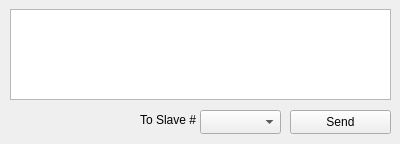
<?xml version="1.0" encoding="UTF-8"?>
<ui version="4.0">
 <class>PayloadDebugger</class>
 <widget class="QWidget" name="PayloadDebugger">
  <property name="geometry">
   <rect>
    <x>0</x>
    <y>0</y>
    <width>400</width>
    <height>144</height>
   </rect>
  </property>
  <property name="sizePolicy">
   <sizepolicy hsizetype="Fixed" vsizetype="Fixed">
    <horstretch>0</horstretch>
    <verstretch>0</verstretch>
   </sizepolicy>
  </property>
  <property name="minimumSize">
   <size>
    <width>400</width>
    <height>144</height>
   </size>
  </property>
  <property name="maximumSize">
   <size>
    <width>400</width>
    <height>144</height>
   </size>
  </property>
  <property name="windowTitle">
   <string>PayloadDebugger</string>
  </property>
  <widget class="QPlainTextEdit" name="payloadEdit">
   <property name="geometry">
    <rect>
     <x>10</x>
     <y>9</y>
     <width>381</width>
     <height>91</height>
    </rect>
   </property>
  </widget>
  <widget class="QComboBox" name="slaveIDComboBox">
   <property name="geometry">
    <rect>
     <x>200</x>
     <y>110</y>
     <width>81</width>
     <height>24</height>
    </rect>
   </property>
  </widget>
  <widget class="QPushButton" name="sendButton">
   <property name="geometry">
    <rect>
     <x>290</x>
     <y>110</y>
     <width>101</width>
     <height>24</height>
    </rect>
   </property>
   <property name="text">
    <string>Send</string>
   </property>
  </widget>
  <widget class="QLabel" name="label">
   <property name="geometry">
    <rect>
     <x>140</x>
     <y>110</y>
     <width>61</width>
     <height>20</height>
    </rect>
   </property>
   <property name="text">
    <string>To Slave #</string>
   </property>
  </widget>
 </widget>
 <resources/>
 <connections/>
</ui>
